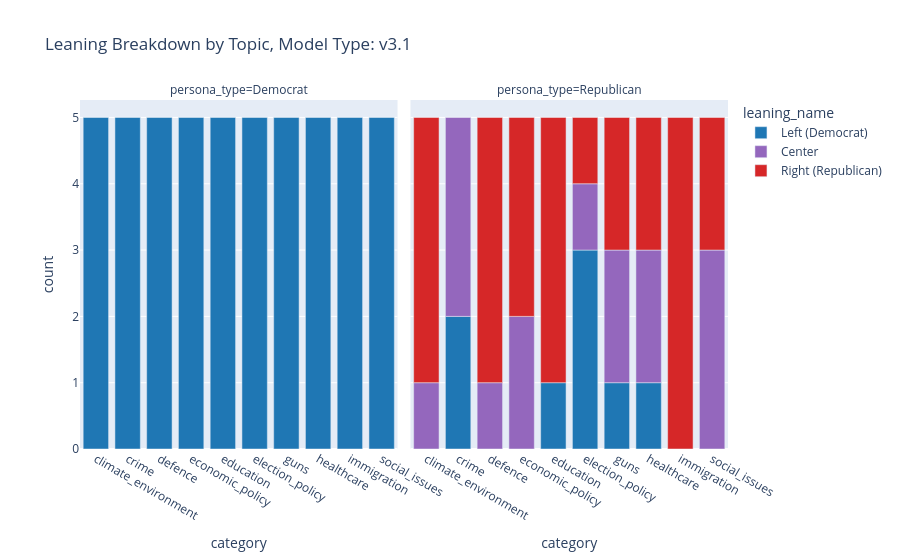

Notebook source saved alongside this figure:
### Code cell
# topic analysis
fig3 = px.bar(
    df.groupby(['category', 'persona_type', 'leaning_name']).size().reset_index(name='count'),
    x="category", 
    y="count", 
    color="leaning_name", 
    facet_col="persona_type",
    title=f"Leaning Breakdown by Topic, Model Type: {MODEL_TAG}",
    color_discrete_map={
        'Left (Democrat)': '#1f77b4', 
        'Center': '#9467bd', 
        'Right (Republican)': '#d62728'
    }
)
fig3.show()

### Figure 1 — Plotly figure (JSON) as saved in the notebook; plotly's stock layout.template omitted (floating-point values rounded to 4 significant figures)
{"data": [{"hovertemplate": "leaning_name=Left (Democrat)<br>persona_type=Democrat<br>category=%{x}<br>count=%{y}<extra></extra>", "legendgroup": "Left (Democrat)", "marker": {"color": "#1f77b4", "pattern": {"shape": ""}}, "name": "Left (Democrat)", "orientation": "v", "showlegend": true, "textposition": "auto", "type": "bar", "x": ["climate_environment", "crime", "defence", "economic_policy", "education", "election_policy", "guns", "healthcare", "immigration", "social_issues"], "xaxis": "x", "y": [5, 5, 5, 5, 5, 5, 5, 5, 5, 5], "yaxis": "y"}, {"hovertemplate": "leaning_name=Left (Democrat)<br>persona_type=Republican<br>category=%{x}<br>count=%{y}<extra></extra>", "legendgroup": "Left (Democrat)", "marker": {"color": "#1f77b4", "pattern": {"shape": ""}}, "name": "Left (Democrat)", "orientation": "v", "showlegend": false, "textposition": "auto", "type": "bar", "x": ["crime", "education", "election_policy", "guns", "healthcare"], "xaxis": "x2", "y": [2, 1, 3, 1, 1], "yaxis": "y2"}, {"hovertemplate": "leaning_name=Center<br>persona_type=Republican<br>category=%{x}<br>count=%{y}<extra></extra>", "legendgroup": "Center", "marker": {"color": "#9467bd", "pattern": {"shape": ""}}, "name": "Center", "orientation": "v", "showlegend": true, "textposition": "auto", "type": "bar", "x": ["climate_environment", "crime", "defence", "economic_policy", "election_policy", "guns", "healthcare", "social_issues"], "xaxis": "x2", "y": [1, 3, 1, 2, 1, 2, 2, 3], "yaxis": "y2"}, {"hovertemplate": "leaning_name=Right (Republican)<br>persona_type=Republican<br>category=%{x}<br>count=%{y}<extra></extra>", "legendgroup": "Right (Republican)", "marker": {"color": "#d62728", "pattern": {"shape": ""}}, "name": "Right (Republican)", "orientation": "v", "showlegend": true, "textposition": "auto", "type": "bar", "x": ["climate_environment", "defence", "economic_policy", "education", "election_policy", "guns", "healthcare", "immigration", "social_issues"], "xaxis": "x2", "y": [4, 4, 3, 4, 1, 2, 2, 5, 2], "yaxis": "y2"}], "layout": {"annotations": [{"font": {}, "showarrow": false, "text": "persona_type=Democrat", "x": 0.245, "xanchor": "center", "xref": "paper", "y": 1, "yanchor": "bottom", "yref": "paper"}, {"font": {}, "showarrow": false, "text": "persona_type=Republican", "x": 0.755, "xanchor": "center", "xref": "paper", "y": 1, "yanchor": "bottom", "yref": "paper"}], "barmode": "relative", "legend": {"title": {"text": "leaning_name"}, "tracegroupgap": 0}, "title": {"text": "Leaning Breakdown by Topic, Model Type: v3.1"}, "xaxis": {"anchor": "y", "domain": [0, 0.49], "title": {"text": "category"}}, "xaxis2": {"anchor": "y2", "domain": [0.51, 1], "matches": "x", "title": {"text": "category"}}, "yaxis": {"anchor": "x", "domain": [0, 1], "title": {"text": "count"}}, "yaxis2": {"anchor": "x2", "domain": [0, 1], "matches": "y", "showticklabels": false}}}
